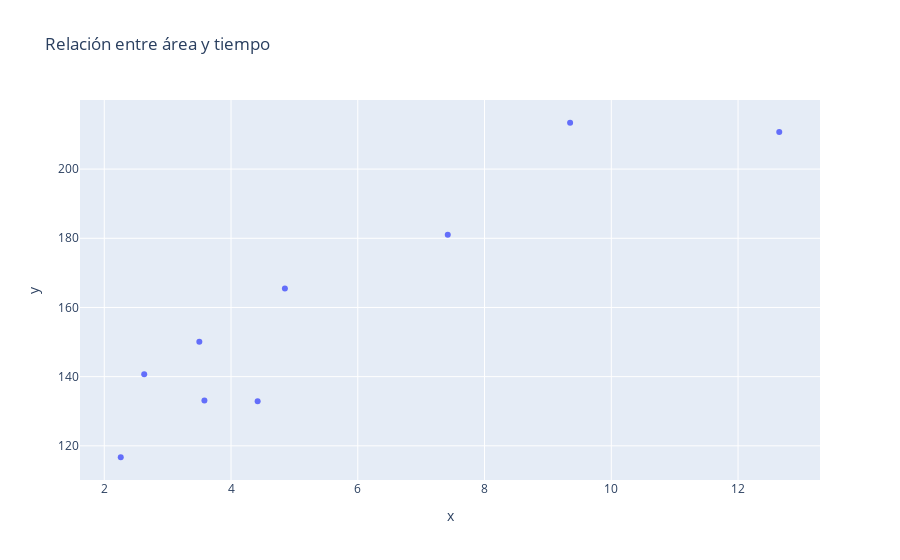

Here is the notebook cell this chart was saved with:
### Markdown cell above
## Representación con gráfico interactivo de plotly

### Code cell
import pandas as pd 
import plotly.express as px
fig = px.scatter(tabla,x = tabla.keys()[0], y = tabla.keys()[1],\
              title=r'Relación entre área y tiempo')
fig.show()

### Figure 1 — Plotly figure (JSON) as saved in the notebook; plotly's stock layout.template omitted (floating-point values rounded to 4 significant figures)
{"data": [{"hovertemplate": "x=%{x}<br>y=%{y}<extra></extra>", "legendgroup": "", "marker": {"color": "#636efa", "symbol": "circle"}, "mode": "markers", "name": "", "orientation": "v", "showlegend": false, "type": "scatter", "x": [3.5, 3.58, 4.42, 2.26, 2.63, 4.85, 12.65, 7.42, 9.35], "xaxis": "x", "y": [150.1, 133.1, 132.9, 116.7, 140.7, 165.5, 210.7, 181, 213.4], "yaxis": "y"}], "layout": {"legend": {"tracegroupgap": 0}, "title": {"text": "Relación entre área y tiempo"}, "xaxis": {"anchor": "y", "domain": [0, 1], "title": {"text": "x"}}, "yaxis": {"anchor": "x", "domain": [0, 1], "title": {"text": "y"}}}}
